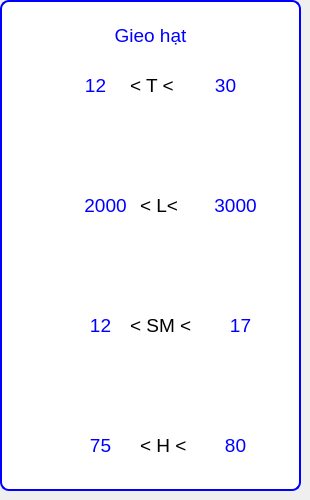
      <widget class="QWidget" name="tab_4">
       <attribute name="title">
        <string>Trạng thái</string>
       </attribute>
       <widget class="QLabel" name="label_21">
        <property name="geometry">
         <rect>
          <x>0</x>
          <y>0</y>
          <width>301</width>
          <height>491</height>
         </rect>
        </property>
        <property name="styleSheet">
         <string notr="true">border-radius:9px;
border: 2px solid blue;
background-color: rgb(255, 255, 255);</string>
        </property>
        <property name="text">
         <string/>
        </property>
       </widget>
       <widget class="QLabel" name="label_39">
        <property name="geometry">
         <rect>
          <x>10</x>
          <y>50</y>
          <width>61</width>
          <height>61</height>
         </rect>
        </property>
        <property name="styleSheet">
         <string notr="true">background-color: rgb(255, 255, 255);</string>
        </property>
        <property name="text">
         <string/>
        </property>
        <property name="pixmap">
         <pixmap>../photos/theo_doi_cam_bien/temperature.png</pixmap>
        </property>
        <property name="scaledContents">
         <bool>true</bool>
        </property>
        <property name="alignment">
         <set>Qt::AlignCenter</set>
        </property>
        <property name="wordWrap">
         <bool>true</bool>
        </property>
       </widget>
       <widget class="QLabel" name="label_14">
        <property name="geometry">
         <rect>
          <x>10</x>
          <y>170</y>
          <width>61</width>
          <height>61</height>
         </rect>
        </property>
        <property name="styleSheet">
         <string notr="true">background-color: rgb(255, 255, 255);</string>
        </property>
        <property name="frameShadow">
         <enum>QFrame::Sunken</enum>
        </property>
        <property name="text">
         <string/>
        </property>
        <property name="pixmap">
         <pixmap>../photos/theo_doi_cam_bien/light.png</pixmap>
        </property>
        <property name="scaledContents">
         <bool>true</bool>
        </property>
        <property name="alignment">
         <set>Qt::AlignCenter</set>
        </property>
       </widget>
       <widget class="QLabel" name="label_40">
        <property name="geometry">
         <rect>
          <x>10</x>
          <y>290</y>
          <width>61</width>
          <height>61</height>
         </rect>
        </property>
        <property name="styleSheet">
         <string notr="true">background-color: rgb(255, 255, 255);</string>
        </property>
        <property name="text">
         <string/>
        </property>
        <property name="pixmap">
         <pixmap>../photos/theo_doi_cam_bien/sm12.jpg</pixmap>
        </property>
        <property name="scaledContents">
         <bool>true</bool>
        </property>
        <property name="alignment">
         <set>Qt::AlignCenter</set>
        </property>
       </widget>
       <widget class="QLabel" name="label_41">
        <property name="geometry">
         <rect>
          <x>10</x>
          <y>410</y>
          <width>61</width>
          <height>51</height>
         </rect>
        </property>
        <property name="styleSheet">
         <string notr="true">background-color: rgb(255, 255, 255);</string>
        </property>
        <property name="text">
         <string/>
        </property>
        <property name="pixmap">
         <pixmap>../photos/theo_doi_cam_bien/h.png</pixmap>
        </property>
        <property name="scaledContents">
         <bool>true</bool>
        </property>
        <property name="alignment">
         <set>Qt::AlignCenter</set>
        </property>
       </widget>
       <widget class="QLabel" name="tab1_T_min">
        <property name="geometry">
         <rect>
          <x>80</x>
          <y>70</y>
          <width>31</width>
          <height>31</height>
         </rect>
        </property>
        <property name="font">
         <font>
          <family>MS Shell Dlg 2</family>
          <pointsize>14</pointsize>
          <weight>50</weight>
          <italic>false</italic>
          <bold>false</bold>
         </font>
        </property>
        <property name="styleSheet">
         <string notr="true">background-color: rgb(255, 255, 255);
color: rgb(0, 0, 255);
font: 8pt &quot;Times New Roman&quot;;
font: 14pt &quot;MS Shell Dlg 2&quot;;</string>
        </property>
        <property name="text">
         <string>12</string>
        </property>
        <property name="alignment">
         <set>Qt::AlignCenter</set>
        </property>
       </widget>
       <widget class="QLabel" name="tab1_t1_3">
        <property name="geometry">
         <rect>
          <x>130</x>
          <y>70</y>
          <width>61</width>
          <height>31</height>
         </rect>
        </property>
        <property name="font">
         <font>
          <family>MS Shell Dlg 2</family>
          <pointsize>14</pointsize>
          <weight>50</weight>
          <italic>false</italic>
          <bold>false</bold>
         </font>
        </property>
        <property name="styleSheet">
         <string notr="true">background-color: rgb(255, 255, 255);
font: 8pt &quot;Times New Roman&quot;;
font: 14pt &quot;MS Shell Dlg 2&quot;;</string>
        </property>
        <property name="text">
         <string>&lt; T &lt;</string>
        </property>
       </widget>
       <widget class="QLabel" name="tab1_T_max">
        <property name="geometry">
         <rect>
          <x>210</x>
          <y>70</y>
          <width>31</width>
          <height>31</height>
         </rect>
        </property>
        <property name="font">
         <font>
          <family>MS Shell Dlg 2</family>
          <pointsize>14</pointsize>
          <weight>50</weight>
          <italic>false</italic>
          <bold>false</bold>
         </font>
        </property>
        <property name="styleSheet">
         <string notr="true">background-color: rgb(255, 255, 255);
color: rgb(0, 0, 255);
font: 8pt &quot;Times New Roman&quot;;
font: 14pt &quot;MS Shell Dlg 2&quot;;</string>
        </property>
        <property name="text">
         <string>30</string>
        </property>
        <property name="alignment">
         <set>Qt::AlignCenter</set>
        </property>
       </widget>
       <widget class="QLabel" name="tab1_L_max">
        <property name="geometry">
         <rect>
          <x>210</x>
          <y>190</y>
          <width>51</width>
          <height>31</height>
         </rect>
        </property>
        <property name="font">
         <font>
          <family>MS Shell Dlg 2</family>
          <pointsize>14</pointsize>
          <weight>50</weight>
          <italic>false</italic>
          <bold>false</bold>
         </font>
        </property>
        <property name="styleSheet">
         <string notr="true">background-color: rgb(255, 255, 255);
color: rgb(0, 0, 255);
font: 8pt &quot;Times New Roman&quot;;
font: 14pt &quot;MS Shell Dlg 2&quot;;</string>
        </property>
        <property name="text">
         <string>3000</string>
        </property>
        <property name="alignment">
         <set>Qt::AlignCenter</set>
        </property>
       </widget>
       <widget class="QLabel" name="tab1_L_min">
        <property name="geometry">
         <rect>
          <x>80</x>
          <y>190</y>
          <width>51</width>
          <height>31</height>
         </rect>
        </property>
        <property name="font">
         <font>
          <family>MS Shell Dlg 2</family>
          <pointsize>14</pointsize>
          <weight>50</weight>
          <italic>false</italic>
          <bold>false</bold>
         </font>
        </property>
        <property name="styleSheet">
         <string notr="true">background-color: rgb(255, 255, 255);
color: rgb(0, 0, 255);
font: 8pt &quot;Times New Roman&quot;;
font: 14pt &quot;MS Shell Dlg 2&quot;;</string>
        </property>
        <property name="text">
         <string>2000</string>
        </property>
        <property name="alignment">
         <set>Qt::AlignCenter</set>
        </property>
       </widget>
       <widget class="QLabel" name="tab1_t1_4">
        <property name="geometry">
         <rect>
          <x>140</x>
          <y>190</y>
          <width>51</width>
          <height>31</height>
         </rect>
        </property>
        <property name="font">
         <font>
          <family>MS Shell Dlg 2</family>
          <pointsize>14</pointsize>
          <weight>50</weight>
          <italic>false</italic>
          <bold>false</bold>
         </font>
        </property>
        <property name="styleSheet">
         <string notr="true">background-color: rgb(255, 255, 255);
font: 8pt &quot;Times New Roman&quot;;
font: 14pt &quot;MS Shell Dlg 2&quot;;</string>
        </property>
        <property name="text">
         <string>&lt; L&lt;</string>
        </property>
       </widget>
       <widget class="QLabel" name="tab1_t1_6">
        <property name="geometry">
         <rect>
          <x>130</x>
          <y>310</y>
          <width>91</width>
          <height>31</height>
         </rect>
        </property>
        <property name="font">
         <font>
          <family>MS Shell Dlg 2</family>
          <pointsize>14</pointsize>
          <weight>50</weight>
          <italic>false</italic>
          <bold>false</bold>
         </font>
        </property>
        <property name="styleSheet">
         <string notr="true">background-color: rgb(255, 255, 255);
font: 8pt &quot;Times New Roman&quot;;
font: 14pt &quot;MS Shell Dlg 2&quot;;</string>
        </property>
        <property name="text">
         <string>&lt; SM &lt;</string>
        </property>
       </widget>
       <widget class="QLabel" name="tab1_SM_min">
        <property name="geometry">
         <rect>
          <x>80</x>
          <y>310</y>
          <width>41</width>
          <height>31</height>
         </rect>
        </property>
        <property name="font">
         <font>
          <family>MS Shell Dlg 2</family>
          <pointsize>14</pointsize>
          <weight>50</weight>
          <italic>false</italic>
          <bold>false</bold>
         </font>
        </property>
        <property name="styleSheet">
         <string notr="true">background-color: rgb(255, 255, 255);
color: rgb(0, 0, 255);
font: 8pt &quot;Times New Roman&quot;;
font: 14pt &quot;MS Shell Dlg 2&quot;;</string>
        </property>
        <property name="text">
         <string>12</string>
        </property>
        <property name="alignment">
         <set>Qt::AlignCenter</set>
        </property>
       </widget>
       <widget class="QLabel" name="tab1_SM_max">
        <property name="geometry">
         <rect>
          <x>220</x>
          <y>310</y>
          <width>41</width>
          <height>31</height>
         </rect>
        </property>
        <property name="font">
         <font>
          <family>MS Shell Dlg 2</family>
          <pointsize>14</pointsize>
          <weight>50</weight>
          <italic>false</italic>
          <bold>false</bold>
         </font>
        </property>
        <property name="styleSheet">
         <string notr="true">background-color: rgb(255, 255, 255);
color: rgb(0, 0, 255);
font: 8pt &quot;Times New Roman&quot;;
font: 14pt &quot;MS Shell Dlg 2&quot;;</string>
        </property>
        <property name="text">
         <string>17</string>
        </property>
        <property name="alignment">
         <set>Qt::AlignCenter</set>
        </property>
       </widget>
       <widget class="QLabel" name="tab1_t1_7">
        <property name="geometry">
         <rect>
          <x>140</x>
          <y>430</y>
          <width>81</width>
          <height>31</height>
         </rect>
        </property>
        <property name="font">
         <font>
          <family>MS Shell Dlg 2</family>
          <pointsize>14</pointsize>
          <weight>50</weight>
          <italic>false</italic>
          <bold>false</bold>
         </font>
        </property>
        <property name="styleSheet">
         <string notr="true">background-color: rgb(255, 255, 255);
font: 8pt &quot;Times New Roman&quot;;
font: 14pt &quot;MS Shell Dlg 2&quot;;</string>
        </property>
        <property name="text">
         <string>&lt;  H &lt;</string>
        </property>
       </widget>
       <widget class="QLabel" name="tab1_H_min">
        <property name="geometry">
         <rect>
          <x>80</x>
          <y>430</y>
          <width>41</width>
          <height>31</height>
         </rect>
        </property>
        <property name="font">
         <font>
          <family>MS Shell Dlg 2</family>
          <pointsize>14</pointsize>
          <weight>50</weight>
          <italic>false</italic>
          <bold>false</bold>
         </font>
        </property>
        <property name="styleSheet">
         <string notr="true">background-color: rgb(255, 255, 255);
color: rgb(0, 0, 255);
font: 8pt &quot;Times New Roman&quot;;
font: 14pt &quot;MS Shell Dlg 2&quot;;</string>
        </property>
        <property name="text">
         <string>75</string>
        </property>
        <property name="alignment">
         <set>Qt::AlignCenter</set>
        </property>
       </widget>
       <widget class="QLabel" name="tab1_H_max">
        <property name="geometry">
         <rect>
          <x>220</x>
          <y>430</y>
          <width>31</width>
          <height>31</height>
         </rect>
        </property>
        <property name="font">
         <font>
          <family>MS Shell Dlg 2</family>
          <pointsize>14</pointsize>
          <weight>50</weight>
          <italic>false</italic>
          <bold>false</bold>
         </font>
        </property>
        <property name="styleSheet">
         <string notr="true">background-color: rgb(255, 255, 255);
color: rgb(0, 0, 255);
font: 8pt &quot;Times New Roman&quot;;
font: 14pt &quot;MS Shell Dlg 2&quot;;</string>
        </property>
        <property name="text">
         <string>80</string>
        </property>
        <property name="alignment">
         <set>Qt::AlignCenter</set>
        </property>
       </widget>
       <widget class="QLabel" name="tab1_stage">
        <property name="geometry">
         <rect>
          <x>20</x>
          <y>20</y>
          <width>261</width>
          <height>31</height>
         </rect>
        </property>
        <property name="font">
         <font>
          <family>MS Shell Dlg 2</family>
          <pointsize>14</pointsize>
          <weight>50</weight>
          <italic>false</italic>
          <bold>false</bold>
         </font>
        </property>
        <property name="styleSheet">
         <string notr="true">background-color: rgb(255, 255, 255);
color: rgb(0, 0, 255);
font: 8pt &quot;Times New Roman&quot;;
font: 14pt &quot;MS Shell Dlg 2&quot;;</string>
        </property>
        <property name="text">
         <string>Gieo hạt</string>
        </property>
        <property name="alignment">
         <set>Qt::AlignCenter</set>
        </property>
       </widget>
      </widget>
